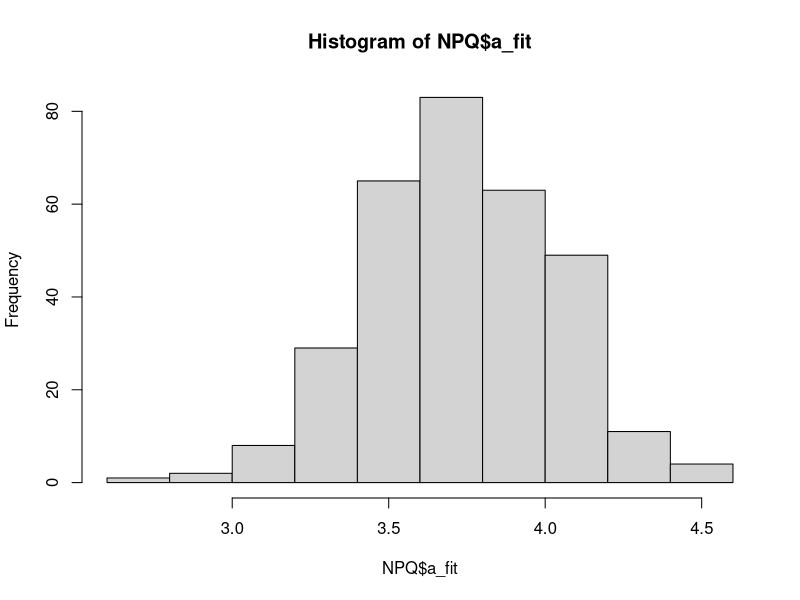
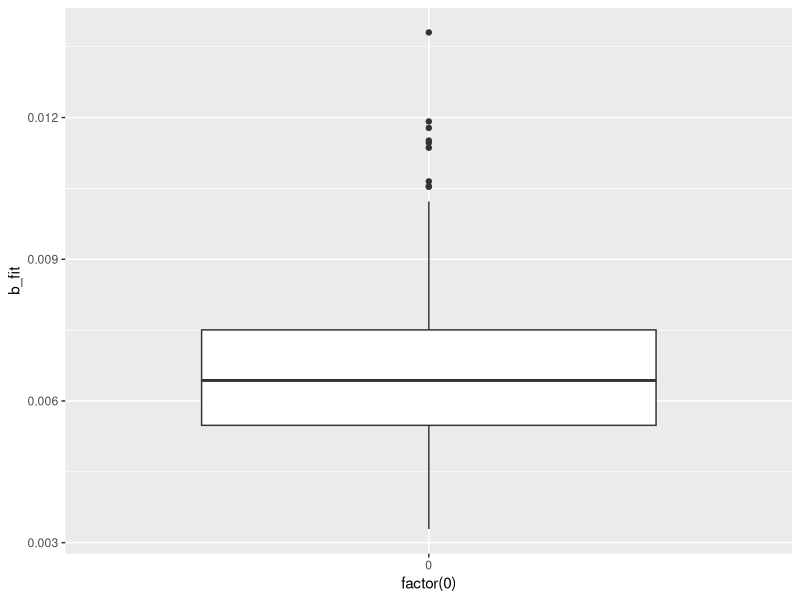
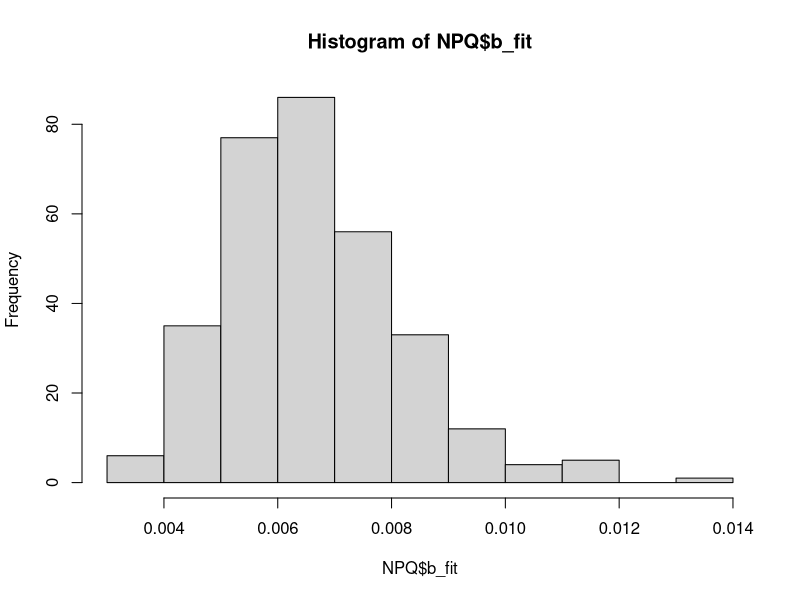
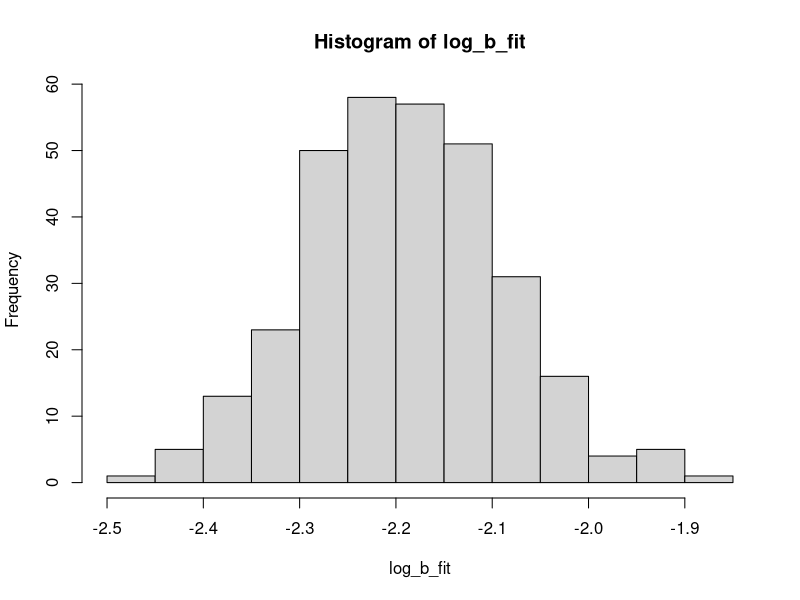
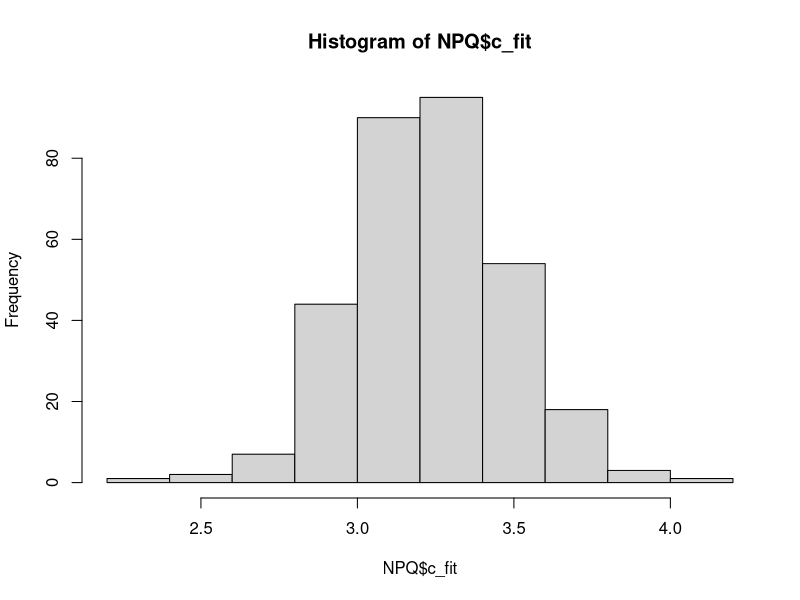
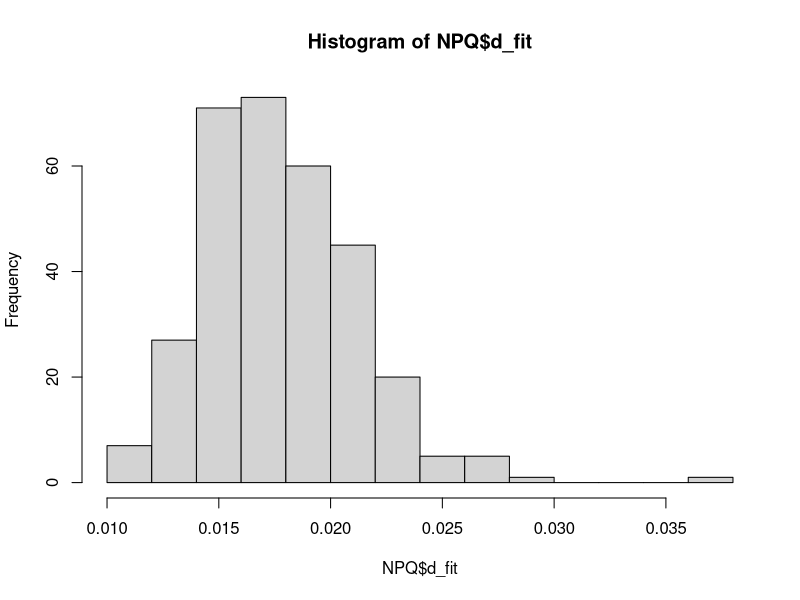
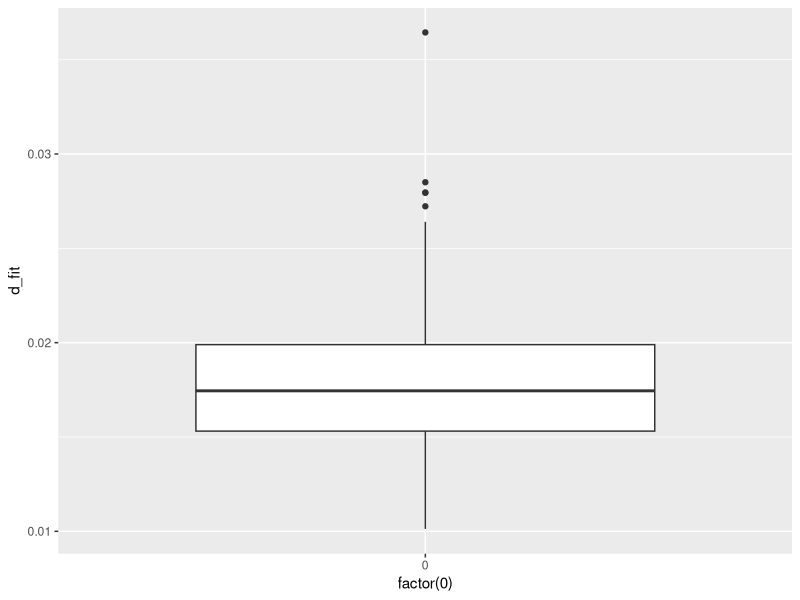
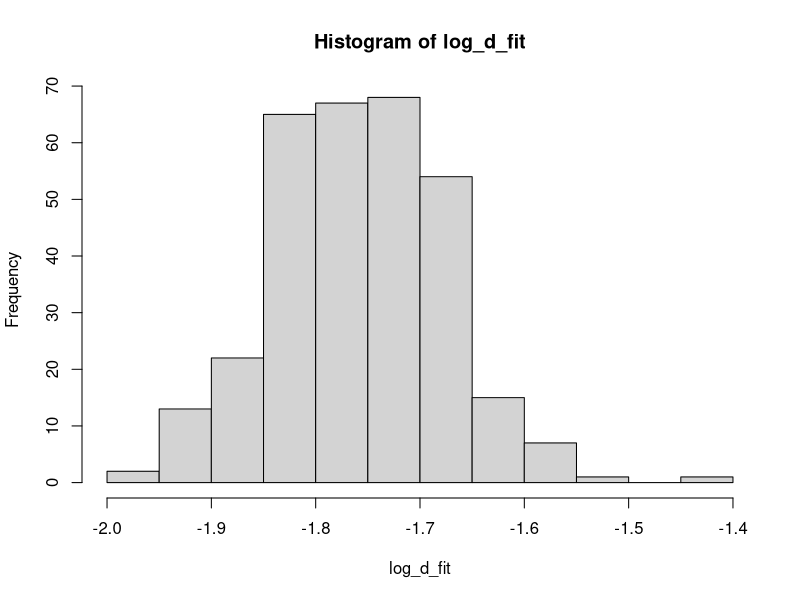

Recreate these plots in R, in order.
#set working directory ----

setwd("~/Library/CloudStorage/OneDrive-UniversityofCambridge/MPhil/GitLink/Final Scripts Output")

#get packages ----

library(ggplot2)
library(readxl)
library(dplyr)
library(corrplot)
library(ggpubr)
library(Hmisc)

#get data ---- 

all_blues <- read.csv("all_blues.csv")
all_blues <- all_blues[,-1]

#testing for normality of NPQ parameters ----

NPQ <- all_blues[c(1,14:25)]
NPQ <- na.omit(NPQ)

hist(NPQ$a_fit)
shapiro.test(NPQ$a_fit) #normally distributed 

shapiro.test(NPQ$b_fit) #not normally distributed
ggplot(data=NPQ, aes(x=factor(0), y=b_fit)) + geom_boxplot()
hist(NPQ$b_fit)

log_b_fit <- log10(NPQ$b_fit)
hist(log_b_fit)
shapiro.test(log_b_fit) #now normally distributed 

NPQ <- NPQ[,-c(3,7,8,9,13)]
NPQ$log_b_fit <- log_b_fit

hist(NPQ$c_fit) 
shapiro.test(NPQ$c_fit) #normally distributed

shapiro.test(NPQ$d_fit) #not normally distributed 
hist(NPQ$d_fit)
ggplot(data=NPQ, aes(x=factor(0), y=d_fit)) + geom_boxplot()

log_d_fit <- log10(NPQ$d_fit)
hist(log_d_fit)
shapiro.test(log_d_fit) #now normally distributed

NPQ <- NPQ[,-4]
NPQ$log_d_fit <- log_d_fit

hist(NPQ$e_fit)
shapiro.test(NPQ$e_fit) #not normally distributed

log_e_fit <- log10(NPQ$e_fit)
hist(log_e_fit)
shapiro.test(log_e_fit) #now normally distributed

NPQ <- NPQ[,-4]
NPQ$log_e_fit <- log_e_fit

hist(NPQ$end_NPQ)
shapiro.test(NPQ$end_NPQ) #not normally distributed

log_end_NPQ <- log10(NPQ$end_NPQ)
hist(log_end_NPQ)
shapiro.test(log_end_NPQ) #now normally distributed 

NPQ <- NPQ[,-4]
NPQ$log_end_NPQ <- log_end_NPQ

hist(NPQ$max_amp)
shapiro.test(NPQ$max_amp) #normally distributed

hist(NPQ$gradient)
shapiro.test(NPQ$gradient) #normally distributed 

NPQ <- NPQ[,c(1,2,6,3,7,8,4,5,9)]

#NPQ correlation plot ----

names(NPQ)[2] <- "a_induction"
names(NPQ)[3] <- "log10(b_induction)"
names(NPQ)[4] <- "a_relaxation"
names(NPQ)[5] <- "log10(b_relaxation)"
names(NPQ)[6] <- "log10(c_relaxation)"
names(NPQ)[9] <- "log10(end_NPQ)" 

NPQ <- NPQ[,-8]

corrplot(cor(NPQ[,c(2:8)]), type = "upper", diag = FALSE, method = "circle", title = "NPQ Parameter Correlations", mar=c(0,0,1,0))

rcorr(as.matrix(NPQ[,2:8]))

cor.test(NPQ$a_induction, NPQ$`log10(b_induction)`, method = "pearson")

#ACi parameters: test for normality ----

aci_accessions <- na.omit(all_blues)

hist(aci_accessions$days_to_heading)
shapiro.test(aci_accessions$days_to_heading) #not normally distributed --> log transformation doesn't make it normal so leave out of plot?

hist(aci_accessions$SLA)
shapiro.test(aci_accessions$SLA) #normally distributed 

hist(aci_accessions$mean_Asat)
shapiro.test(aci_accessions$mean_Asat) #normally distributed 

hist(aci_accessions$mean_gs_Asat)
shapiro.test(aci_accessions$mean_gs_Asat) #normally distributed 

hist(aci_accessions$mean_Alow)
shapiro.test(aci_accessions$mean_Alow) #normally distributed

hist(aci_accessions$mean_gs_Alow)
shapiro.test(aci_accessions$mean_gs_Alow) #normally distributed 

hist(aci_accessions$Jmax)
shapiro.test(aci_accessions$Jmax) #normally distributed

hist(aci_accessions$Vcmax)
shapiro.test(aci_accessions$Vcmax) #normally distributed 

hist(aci_accessions$asat)
shapiro.test(aci_accessions$Vcmax) #normally distributed

hist(aci_accessions$gs)
shapiro.test(aci_accessions$gs) #normally distributed

hist(aci_accessions$iWUE)
shapiro.test(aci_accessions$iWUE) #normally distributed

hist(aci_accessions$sl)
shapiro.test(aci_accessions$sl) #normally distributed 

aci_accessions <- aci_accessions[,-c(14:25)]

#correlation plots and tests for aci accessions ----

names(aci_accessions)[4] <- "high light A"
names(aci_accessions)[5] <- "high light gs"
names(aci_accessions)[6] <- "low light A"
names(aci_accessions)[7] <- "low light gs"

aci_matrix <- cor.mtest(aci_accessions[,3:13], conf.level = 0.95)

corrplot(cor(aci_accessions[,c(3:13)]), p.mat = aci_matrix$p, sig.level = 0.05, type = "upper", 
         diag = FALSE, method = "circle", title = "Parameter Correlations for A-Ci Accessions", mar=c(0,0,1,0)) #get crosses for non-significant interactions

rcorr(as.matrix(aci_accessions[,3:13]))

test <- merge(aci_accessions, NPQ, by = "Genotype")

test_matrix <- cor.mtest(test[,3:20], conf.level = 0.95)

corrplot(cor(test[,c(3:20)]), p.mat = test_matrix$p, sig.level = 0.05, type = "upper", 
         diag = FALSE, method = "circle", title = "Parameter Correlations for A-Ci Accessions", mar=c(0,0,1,0)) #get crosses for non-significant interactions
